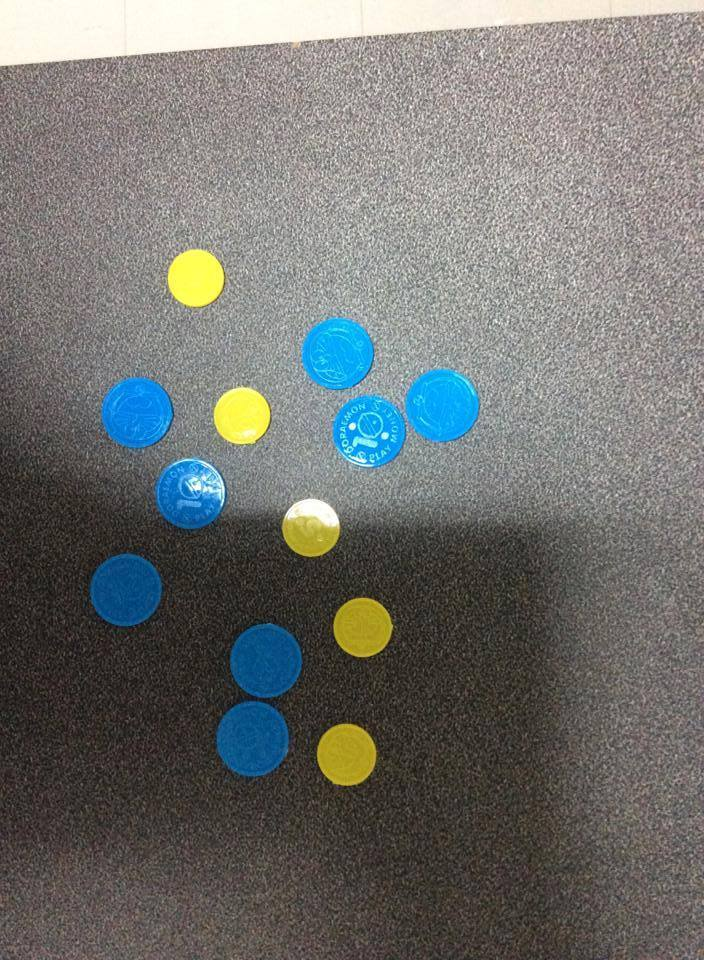
#> input picture CoinCounting/coin1.jpg, 704 x 960 px, found by its file name; its folder holds 4 pictures in this run
$ python 'coin_counting_650610830_จิรภัทร_เชื้อเมืองพาน.py'
#> lines starting #> are read from the running program, lines starting #| are printed output that depends on the picture; after the words box and inside, x2 and y2 are one past the last pixel; in counts of white or black regions, pixels touching at a corner belong together
#Download images from https://drive.google.com/file/d/1KqllafwQiJR-Ronos3N-AHNfnoBb8I7H/view?usp=sharing

import cv2
import numpy as np

def coinCounting(filename):
#> called with filename = 1
    im = cv2.imread("C:\\Users\\earth\\Documents\\computer_vision-master\\CoinCounting\\coin"+str(filename)+".jpg")
#> im is the input picture: shape (960, 704, 3); mean B, G, R 111.6, 114.4, 113.4
    target_size = (int(im.shape[1]/1),int(im.shape[0]/1))
#> target_size = (704, 960)
    im = cv2.resize(im,target_size)
    im = cv2.resize(im, (360,490))
#> im: shape (490, 360, 3)
    kernel1 = np.ones((7 ,7),np.uint8)
    kernel_for_blue = np.ones((2,2),np.uint8)
    kernel2 = np.ones((10 ,5),np.uint8)

    #mask for yellow color
    mask_yellow = cv2.inRange(im, (20, 140, 0), (120, 255, 255))
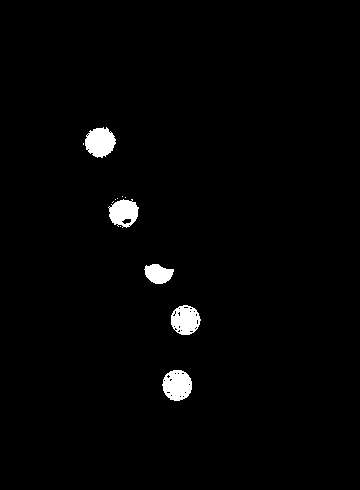
#> mask_yellow: shape (490, 360); 1.8% white; 12 white regions (7 under 20 px), largest, box (x1, y1, x2, y2) and area: (162, 370, 192, 401) 709, (85, 127, 116, 158) 699, (171, 305, 201, 335) 654, (108, 199, 139, 228) 608, (144, 264, 174, 284) 421
    mask_yellow = cv2.morphologyEx(mask_yellow, cv2.MORPH_OPEN, kernel1)
#> mask_yellow: shape (490, 360); 1.5% white; 5 white regions, box (x1, y1, x2, y2) and area: (85, 128, 115, 157) 672, (110, 200, 138, 224) 529, (163, 374, 191, 400) 515, (171, 308, 197, 335) 471, (145, 264, 172, 284) 410
    mask_yellow = cv2.erode(mask_yellow,kernel1,iterations = 1)
#> mask_yellow: shape (490, 360); 0.67% white; 5 white regions, box (x1, y1, x2, y2) and area: (88, 131, 112, 154) 354, (113, 203, 135, 221) 253, (166, 377, 188, 397) 221, (174, 311, 194, 332) 189, (148, 267, 169, 281) 164
    mask_yellow = cv2.medianBlur(mask_yellow, 5)
#> mask_yellow: shape (490, 360); 0.64% white; 5 white regions, box (x1, y1, x2, y2) and area: (89, 132, 111, 153) 343, (113, 203, 135, 220) 249, (166, 377, 186, 395) 208, (175, 312, 194, 330) 179, (148, 268, 168, 280) 154
    mask_yellow = cv2.dilate(mask_yellow,kernel1,iterations = 1)
#> mask_yellow: shape (490, 360); 1.4% white; 5 white regions, box (x1, y1, x2, y2) and area: (86, 129, 114, 156) 637, (110, 200, 138, 223) 519, (163, 374, 189, 398) 472, (172, 309, 197, 333) 437, (145, 265, 171, 283) 382

    #mask for blue color
    mask_blue_gray = cv2.cvtColor(im, cv2.COLOR_BGR2GRAY)
    mask_blue_background = cv2.GaussianBlur(mask_blue_gray, (61, 61), 0)
    mask_blue_background = np.clip(mask_blue_background, 1, 200)
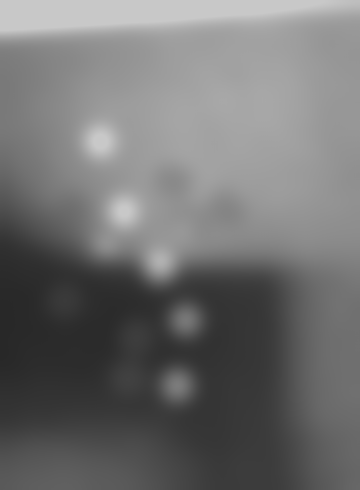
#> mask_blue_background: shape (490, 360); min 40, max 200, mean 112.5
    mask_blue_background_color = cv2.merge([mask_blue_background] * 3)
    mask_blue_norm_im = (im / mask_blue_background_color) * 190
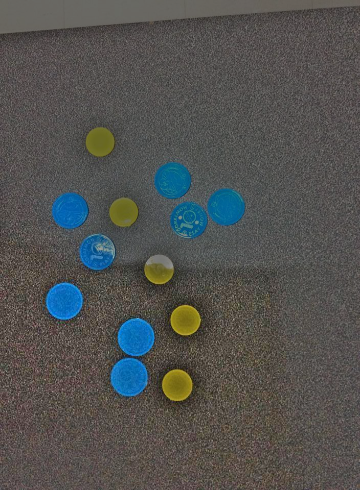
#> mask_blue_norm_im: shape (490, 360, 3) float64; mean B, G, R 186, 190.7, 190; drawn with min black and max white
    mask_blue_norm_im = np.clip(mask_blue_norm_im, 0, 255).astype(np.uint8)
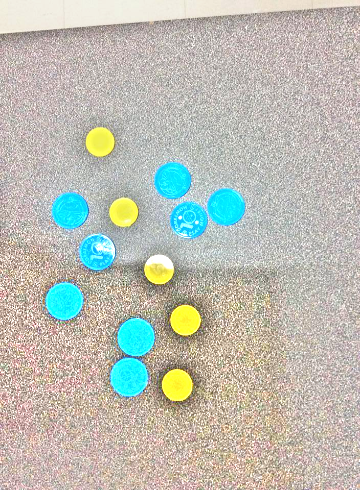
#> mask_blue_norm_im: shape (490, 360, 3); mean B, G, R 179.5, 189.2, 188.2
    mask_blue_erode_im = cv2.erode(mask_blue_norm_im, np.ones((19,18), np.uint8))
    mask_blue_dilated = cv2.dilate(mask_blue_erode_im, np.ones((6,4), np.uint8))
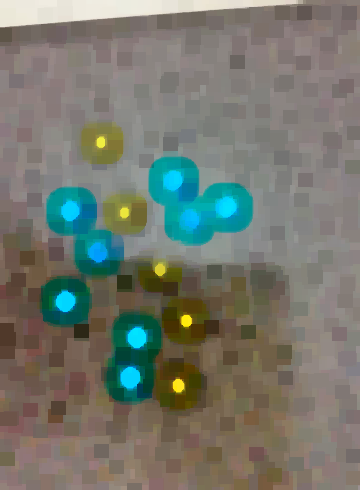
#> mask_blue_dilated: shape (490, 360, 3); mean B, G, R 109.6, 119.5, 116.2
    mask_blue_range = cv2.inRange(mask_blue_dilated,(180,145,0),(255,255,130))
#> mask_blue_range: shape (490, 360); 1.8% white; 7 white regions, largest, box (x1, y1, x2, y2) and area: (179, 194, 239, 234) 1164, (163, 170, 184, 201) 430, (120, 367, 140, 389) 347
    mask_blue_erode = cv2.erode(mask_blue_range,kernel2,iterations = 1)
#> mask_blue_erode: shape (490, 360); 0.64% white; 8 white regions, largest, box (x1, y1, x2, y2) and area: (181, 208, 205, 230) 251, (213, 199, 237, 216) 221, (165, 175, 182, 190) 166
    mask_blue = cv2.dilate(mask_blue_erode,kernel_for_blue,iterations = 1)
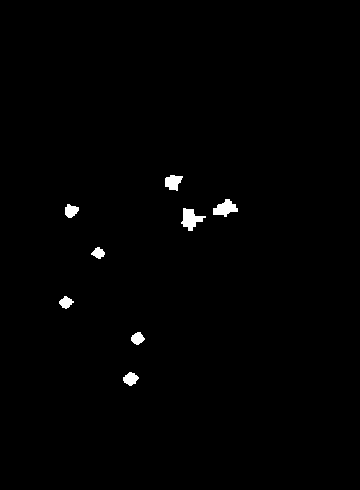
#> mask_blue: shape (490, 360); 0.79% white; 8 white regions

    contours_yellow, hierarchy_yellow = cv2.findContours(mask_yellow, cv2.RETR_TREE, cv2.CHAIN_APPROX_NONE)
#> contours_yellow = 5 contours; box (x1, y1, x2, y2) and area: (86, 129, 114, 156) 596, (110, 200, 138, 223) 480, (163, 374, 189, 398) 434, (172, 309, 197, 333) 400, (145, 265, 171, 283) 348
    contours_blue, hierarchy_blue = cv2.findContours(mask_blue, cv2.RETR_TREE, cv2.CHAIN_APPROX_NONE)
#> contours_blue = 8 contours; box (x1, y1, x2, y2) and area: (181, 208, 206, 231) 256, (213, 199, 238, 217) 227, (165, 175, 183, 191) 170, (123, 372, 139, 386) 126, (65, 204, 79, 218) 117, (131, 332, 145, 345) 106, (59, 296, 74, 309) 99, (91, 247, 105, 259) 87

    yellow = len(contours_yellow)
#> yellow = 5
    blue = len(contours_blue)
#> blue = 8

    print('Yellow = ',yellow)
#| Yellow =  5
    print('Blue = ', blue)
#| Blue =  8

    cv2.putText(im,"Pic.NO : "+str(filename),(20,20),
                    fontFace = cv2.FONT_HERSHEY_PLAIN,
                    fontScale = 1,
                    thickness = 1,
                    color = (255,255,0))

    cv2.putText(im,"Blue : "+str(blue),(50,100),
                    fontFace = cv2.FONT_HERSHEY_PLAIN,
                    fontScale = 2,
                    thickness = 2,
                    color = (255,0,0))

    cv2.putText(im,"Yellow : "+str(yellow),(100,50),
                    fontFace = cv2.FONT_HERSHEY_PLAIN,
                    fontScale = 2,
                    thickness = 2,
                    color = (0,255,255))
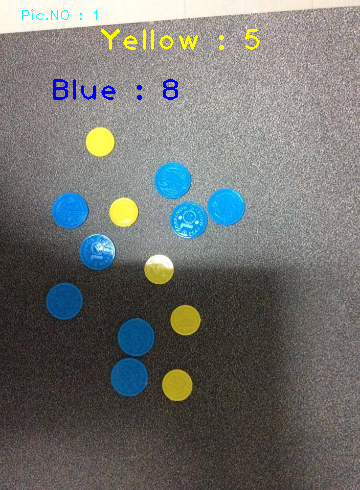
#> im: shape (490, 360, 3); mean B, G, R 111.3, 114.2, 112.9

    cv2.imshow('Original Image',im)
    #cv2.imshow('Yellow Coin', mask_yellow)
    #cv2.imshow('Blue Coin', mask_blue_erode)

    cv2.waitKey() & 0xFF == ord('q')

    return [yellow,blue]


for i in range(1,11):
    print(i,":",coinCounting(i))
#> pass 2 of the loop `for i in range(1,11):`:
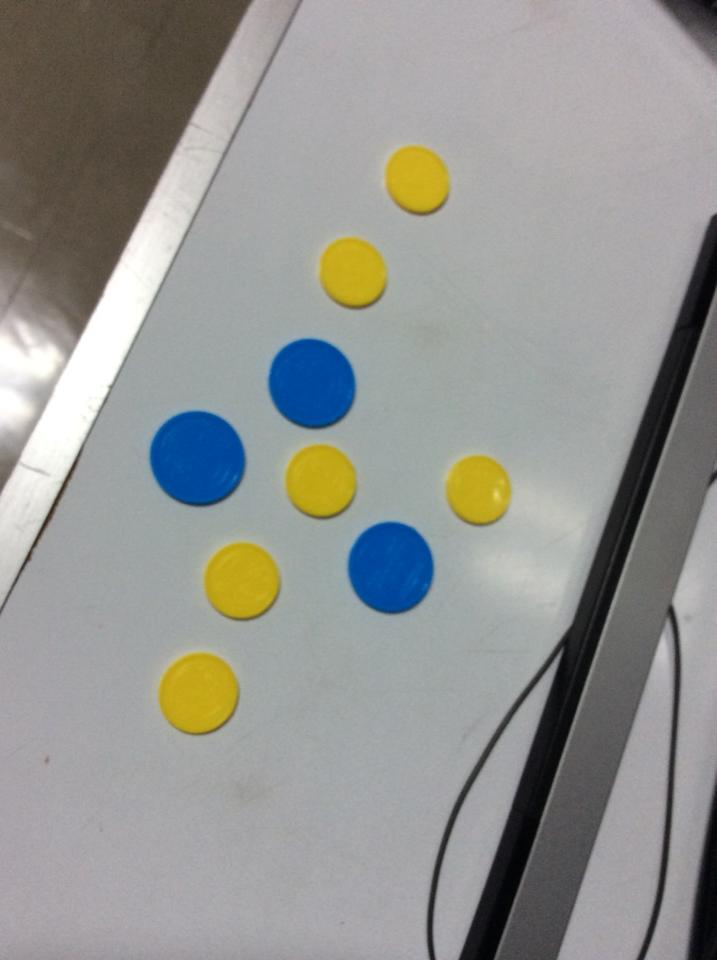
#> input picture CoinCounting/coin2.jpg, 717 x 960 px, found by its file name
#> in coinCounting, im is the input picture: shape (960, 717, 3); mean B, G, R 146.2, 149.4, 148.6
#> in coinCounting (call 2), `mask_yellow = cv2.inRange(im, (20, 140, 0), (120, 255, 255))`:
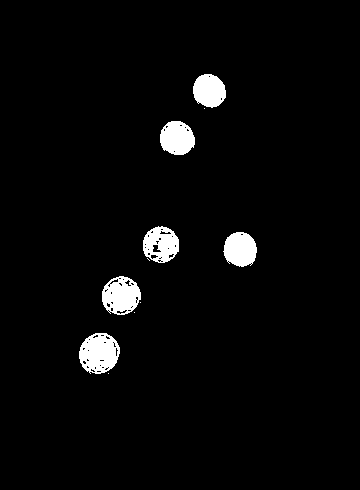
#> mask_yellow: shape (490, 360); 3.4% white; 11 white regions (5 under 20 px), largest, box (x1, y1, x2, y2) and area: (79, 333, 120, 374) 1229, (102, 276, 141, 315) 1076, (160, 121, 195, 155) 930, (143, 226, 179, 263) 921, (223, 232, 257, 267) 918, (193, 74, 226, 108) 864
#> mask_blue_range: shape (490, 360); 0.48% white; 40 white regions (32 under 20 px), largest, box (x1, y1, x2, y2) and area: (91, 225, 110, 244) 263, (191, 284, 204, 297) 138, (152, 190, 163, 204) 127
#> mask_blue_erode: shape (490, 360); 0.04% white; 3 white regions (2 under 20 px), largest, box (x1, y1, x2, y2) and area: (95, 230, 105, 240) 59
#> mask_blue: shape (490, 360); 0.07% white; 3 white regions (2 under 20 px)
#> contours_yellow = 6 contours; box (x1, y1, x2, y2) and area: (224, 234, 256, 266) 820, (160, 121, 194, 155) 793, (194, 76, 225, 107) 759, (81, 337, 116, 367) 712, (102, 284, 139, 311) 652, (159, 234, 176, 250) 200
#> contours_blue = 3 contours, 2 with area under 20; largest, box (x1, y1, x2, y2) and area: (95, 230, 106, 241) 65
#> yellow = 6
#> blue = 3
#| Yellow =  6
#| Blue =  3
#> in coinCounting (call 2), `cv2.putText(im,"Yellow : "+str(yellow),(100,50), fontFace = cv2.FONT_H..`:
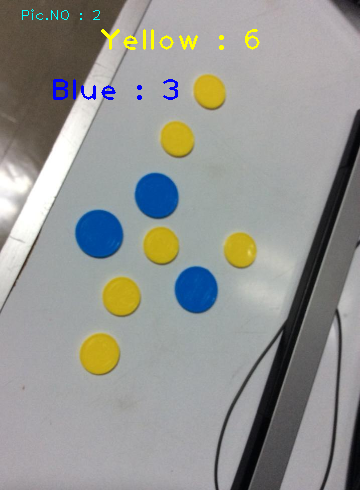
#> im: shape (490, 360, 3); mean B, G, R 146, 149.3, 148.2
#> pass 3 of the loop `for i in range(1,11):`:
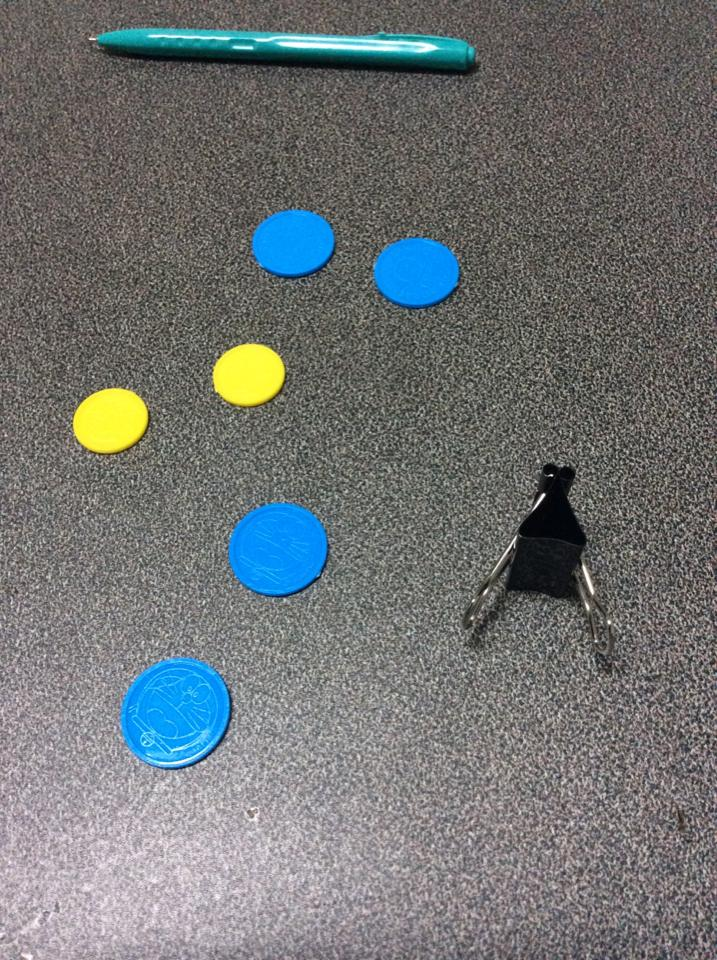
#> input picture CoinCounting/coin3.jpg, 717 x 960 px, found by its file name
#> in coinCounting, im is the input picture: shape (960, 717, 3); mean B, G, R 115.4, 115.4, 112
#> in coinCounting (call 3), `mask_yellow = cv2.inRange(im, (20, 140, 0), (120, 255, 255))`:
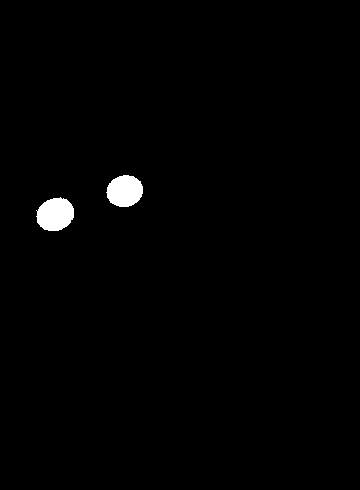
#> mask_yellow: shape (490, 360); 1.1% white; 2 white regions, box (x1, y1, x2, y2) and area: (36, 197, 74, 231) 985, (106, 175, 143, 207) 916
#> in coinCounting (call 3), `mask_yellow = cv2.erode(mask_yellow,kernel1,iterations = 1)`:
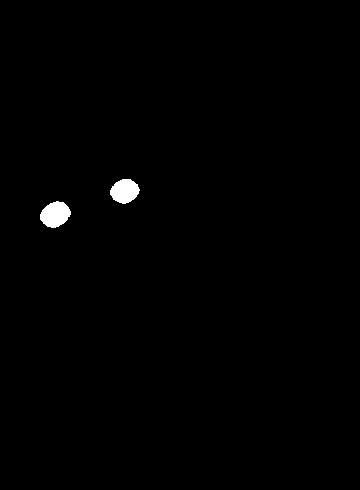
#> mask_yellow: shape (490, 360); 0.65% white; 2 white regions, box (x1, y1, x2, y2) and area: (40, 201, 71, 228) 597, (110, 179, 140, 204) 543
#> contours_yellow = 2 contours; box (x1, y1, x2, y2) and area: (37, 198, 74, 231) 924, (107, 176, 142, 207) 848
#> contours_blue = 4 contours; box (x1, y1, x2, y2) and area: (70, 347, 106, 381) 816, (126, 269, 155, 293) 436, (201, 135, 220, 146) 119, (140, 120, 157, 130) 93
#> yellow = 2
#> blue = 4
#| Yellow =  2
#| Blue =  4
#> (the run stopped early here; a loop or call above may not have finished)
